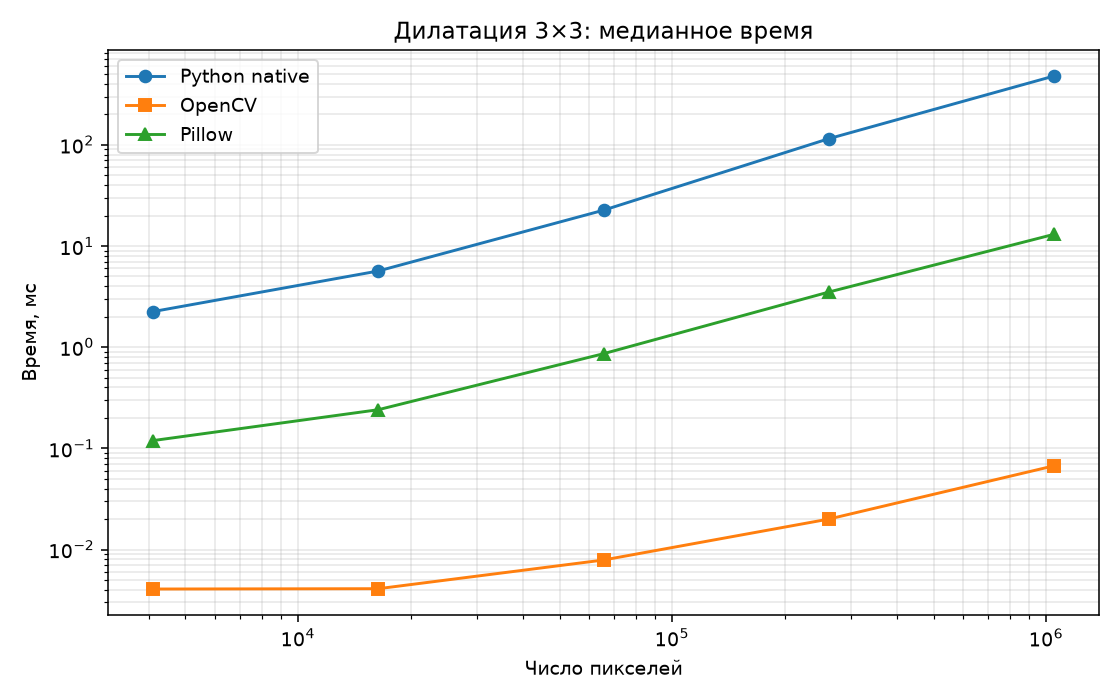
#> input picture lab1/benchmark.png, 1120 x 700 px
$ python main.py ../benchmark.png
#> lines starting #> are read from the running program, lines starting #| are printed output that depends on the picture; after the words box and inside, x2 and y2 are one past the last pixel; in counts of white or black regions, pixels touching at a corner belong together
### lab1/python/dilation.py
import cv2
import numpy as np
from PIL import Image, ImageFilter


def binarize(gray: np.ndarray, thresh: int = -1) -> np.ndarray:
#> called with thresh = -1
    if thresh < 0:
        _, bw = cv2.threshold(gray, 0, 255, cv2.THRESH_BINARY_INV | cv2.THRESH_OTSU)
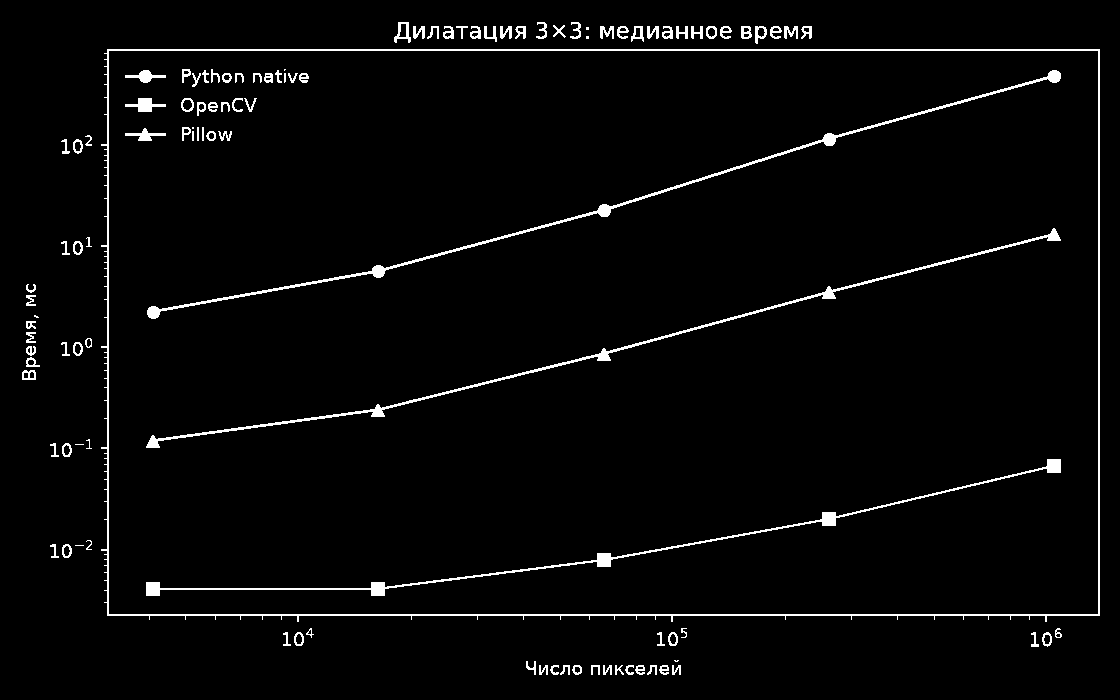
#> bw: shape (700, 1120); 2.8% white in thin lines or dots, all inside (x1, y1, x2, y2) = (22, 22, 1100, 675)
    else:
        _, bw = cv2.threshold(gray, thresh, 255, cv2.THRESH_BINARY_INV)
    return bw


# [31 lines left out: functions otsu_threshold_native, binarize_native, not called in this run]


def dilate_native(img: np.ndarray) -> np.ndarray:
    h, w = img.shape
#> h = 700; w = 1120
    src = img.tolist()
#> src = 700 items
    dst = [[0] * w for _ in range(h)]
    for y in range(h):
        y0 = y - 1 if y > 0 else 0
        y1 = y + 1 if y < h - 1 else h - 1
        for x in range(w):
            x0 = x - 1 if x > 0 else 0
            x1 = x + 1 if x < w - 1 else w - 1
            m = 0
            for yy in range(y0, y1 + 1):
                row = src[yy]
                for xx in range(x0, x1 + 1):
                    if row[xx] > m:
                        m = row[xx]
            dst[y][x] = m
#> after the loop, dst = 700 items
    return np.array(dst, dtype=np.uint8)
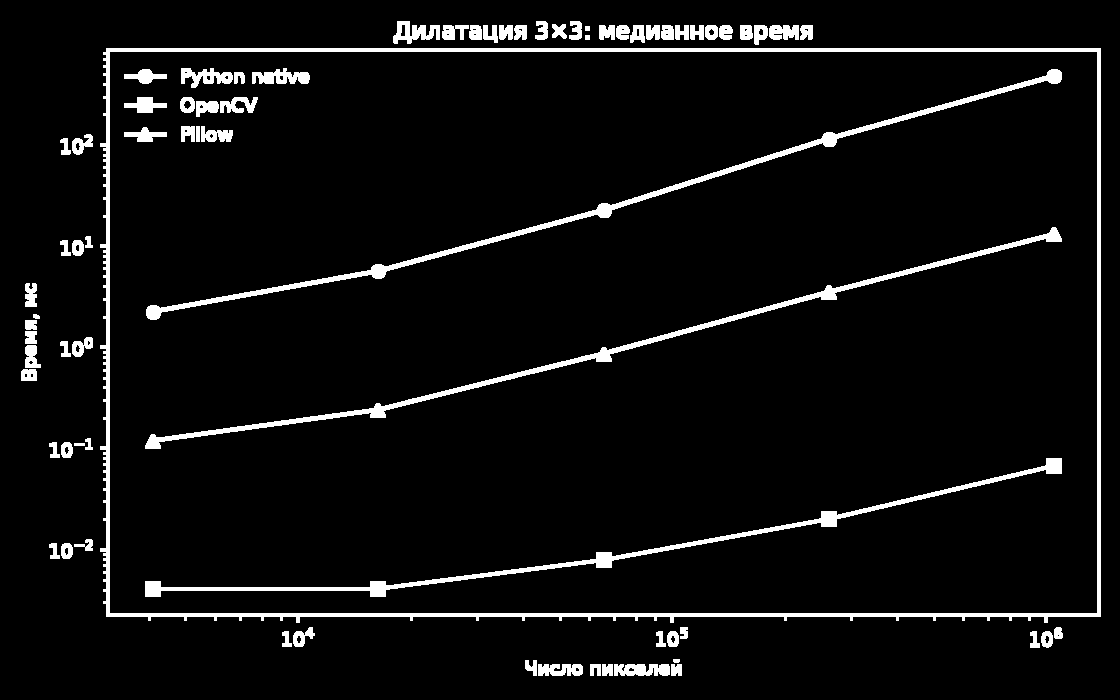
#> returned value: shape (700, 1120); 5.5% white; 75 white regions, largest, box (x1, y1, x2, y2) and area: (100, 48, 1101, 623) 13318, (146, 69, 1062, 320) 5573, (145, 227, 1062, 449) 5356


_KERNEL = np.ones((3, 3), np.uint8)


def dilate_opencv(img: np.ndarray) -> np.ndarray:
    return cv2.dilate(img, _KERNEL, iterations=1)


def dilate_pil(img: np.ndarray) -> np.ndarray:
    pil = Image.fromarray(img)
    return np.asarray(pil.filter(ImageFilter.MaxFilter(3)))

### lab1/python/main.py
import argparse
import os

import cv2
import numpy as np

from dilation import binarize, dilate_native, dilate_opencv, dilate_pil


def main():
    ap = argparse.ArgumentParser()
    ap.add_argument("input")
    ap.add_argument("--thresh", type=int, default=-1, help="порог; -1 = Оцу")
    ap.add_argument("--out", default="../results")
    a = ap.parse_args()

    gray = cv2.imread(a.input, cv2.IMREAD_GRAYSCALE)
    if gray is None:
        raise SystemExit(f"Не удалось открыть {a.input}")
    os.makedirs(a.out, exist_ok=True)
    bw = binarize(gray, a.thresh)
    res = {"native": dilate_native(bw), "opencv": dilate_opencv(bw), "pil": dilate_pil(bw)}
    cv2.imwrite(os.path.join(a.out, "py_binary.png"), bw)
    for k, v in res.items():
        cv2.imwrite(os.path.join(a.out, f"py_dilated_{k}.png"), v)
        print(f"{k}: совпадает с OpenCV = {np.array_equal(v, res['opencv'])}")
#> this loop made 3 passes
#> k on passes 1 to 3: 'native', 'opencv', 'pil'
#| native: совпадает с OpenCV = True
#| opencv: совпадает с OpenCV = True
#| pil: совпадает с OpenCV = True


if __name__ == "__main__":
    main()
